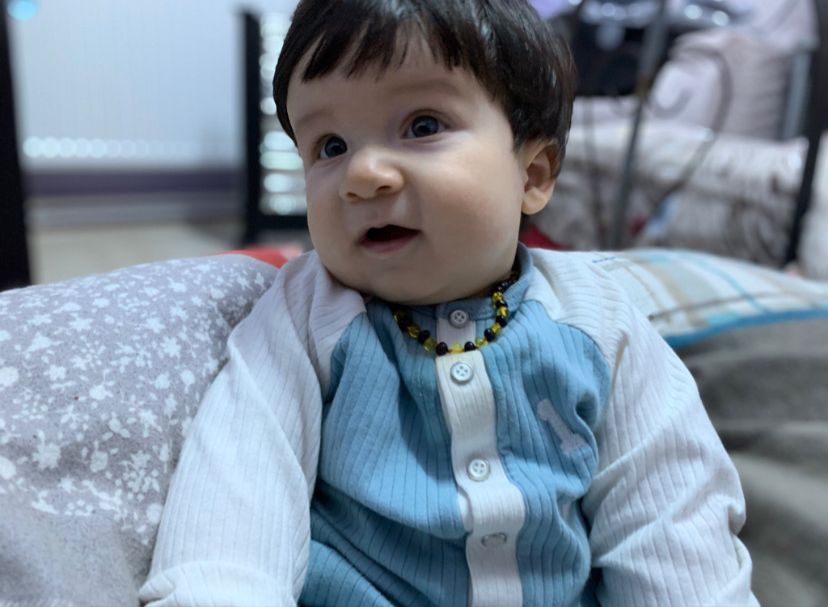
#> input picture Src/Guzum.jpg, 828 x 607 px, found by its file name
$ python Goruntunun_Yonunu_Degistirme.py
#> lines starting #> are read from the running program, lines starting #| are printed output that depends on the picture
import cv2
import numpy as np

img=cv2.imread("C:\\OpenCV\\OpenCv_Uygulamar_1\\Src\\Guzum.jpg",0)
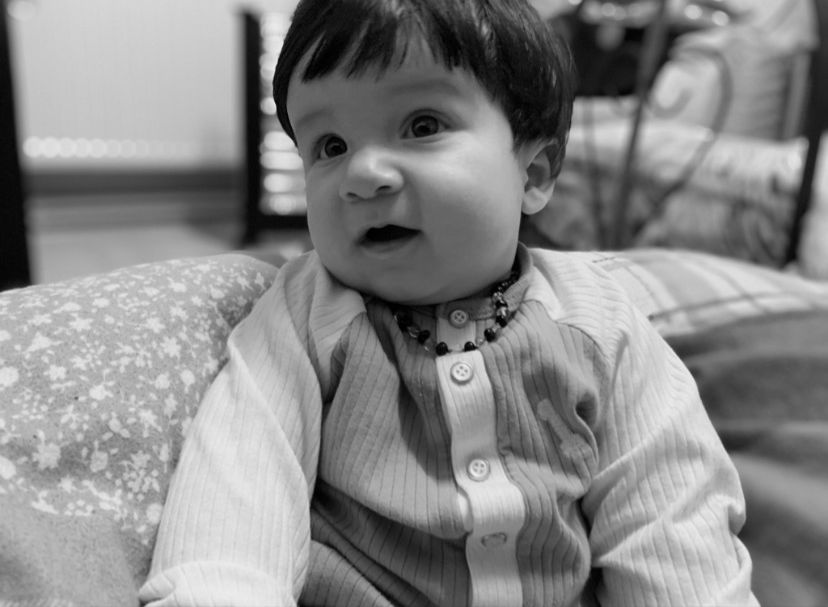
#> img: shape (607, 828); min 0, max 241, mean 135.6
row,col=img.shape
#> row = 607; col = 828


#iki boyutta yön değiştirmwe işlemi uygulandı.
M=cv2.getRotationMatrix2D((col/3,row/2),135,-1)#resim döndürme kırpma
                        #((satır,dütun),açı değeri,)


dst=cv2.warpAffine(img,M,(col,row))
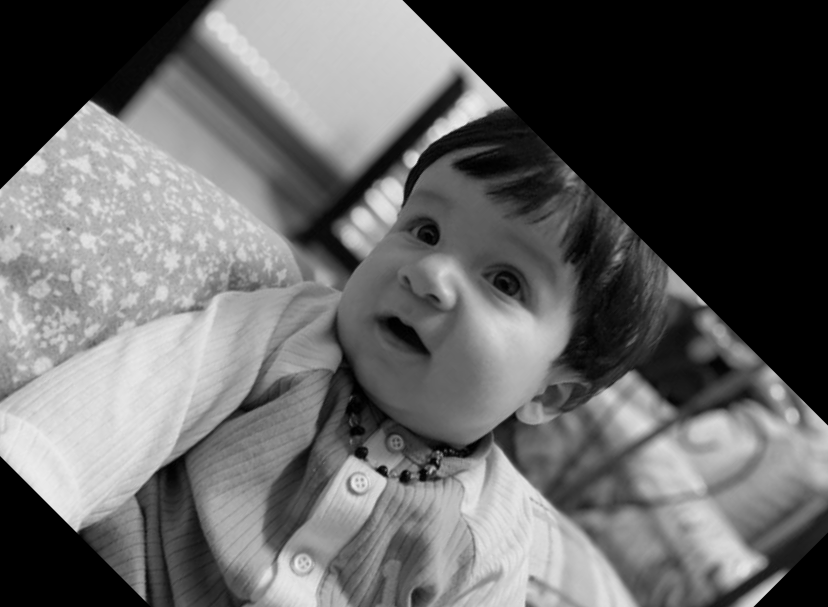
#> dst: shape (607, 828); min 0, max 239, mean 100.6
cv2.imshow("original",img)

cv2.imshow("dst Halasinin Guzusu",dst)
cv2.waitKey(0)
cv2.destroyAllWindows()

$ run again, with Src/Kizlarim.jpg copied over Src/Guzum.jpg
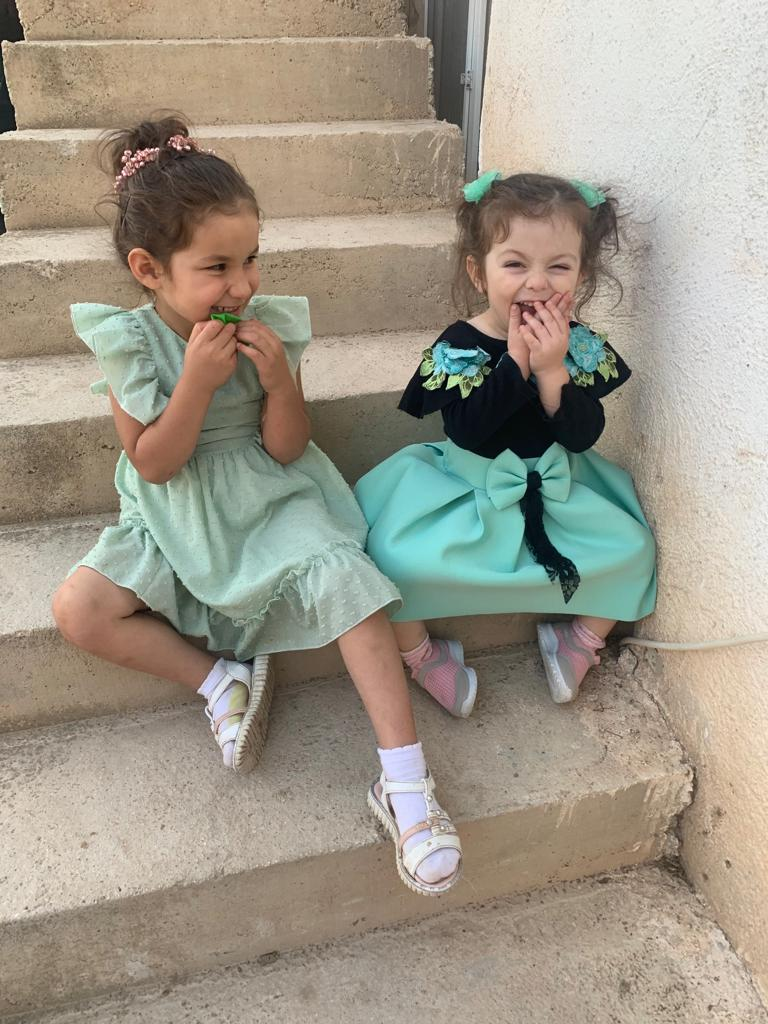
#> input picture Src/Kizlarim.jpg, 768 x 1024 px, found by its file name
#> `img=cv2.imread("C:\\OpenCV\\OpenCv_Uygulamar_1\\Src\\Guzum.jpg",0)`:
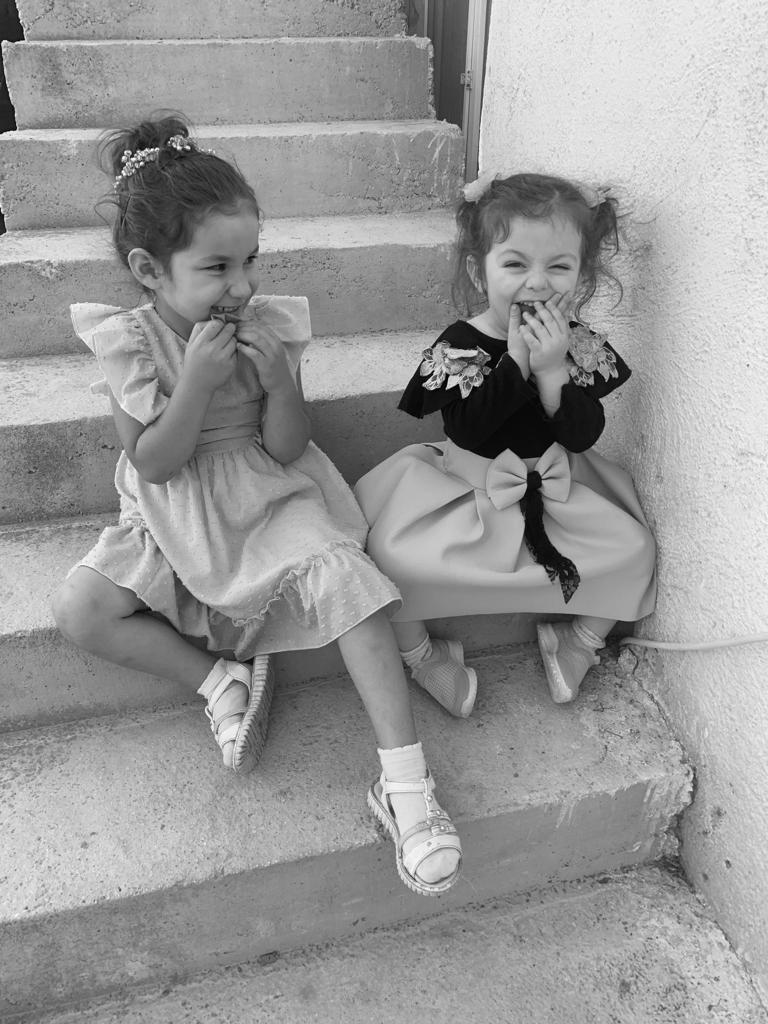
#> img: shape (1024, 768); min 0, max 255, mean 152.2
#> `dst=cv2.warpAffine(img,M,(col,row))`:
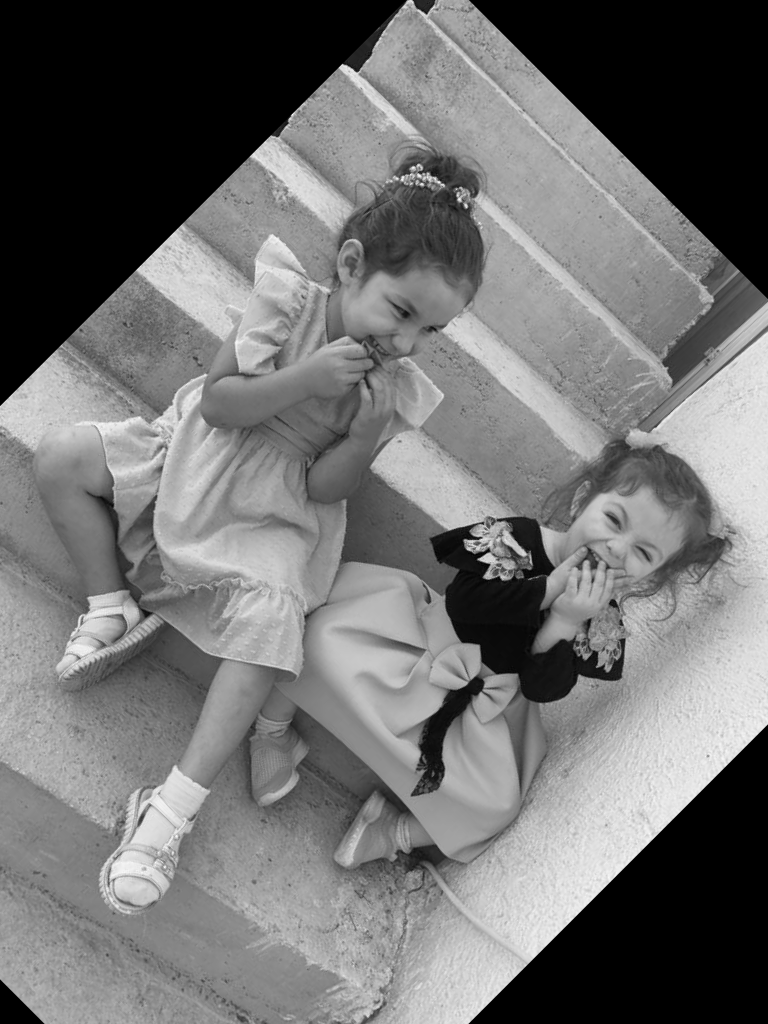
#> dst: shape (1024, 768); min 0, max 250, mean 113.3

$ run again, with Src/bilateral.jpg copied over Src/Guzum.jpg
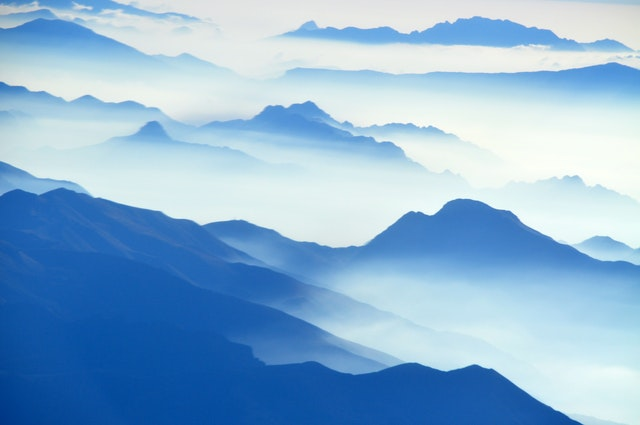
#> input picture Src/bilateral.jpg, 640 x 425 px, found by its file name
#> `img=cv2.imread("C:\\OpenCV\\OpenCv_Uygulamar_1\\Src\\Guzum.jpg",0)`:
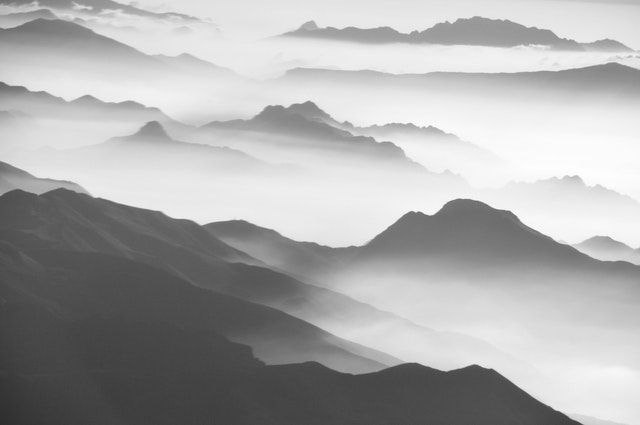
#> img: shape (425, 640); min 45, max 255, mean 171.3
#> `dst=cv2.warpAffine(img,M,(col,row))`:
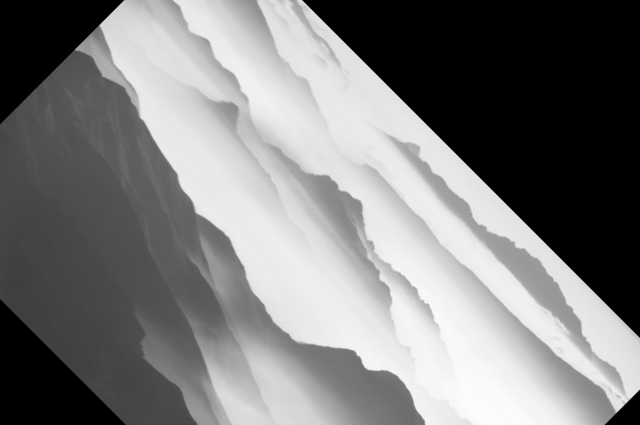
#> dst: shape (425, 640); min 0, max 253, mean 125.5
